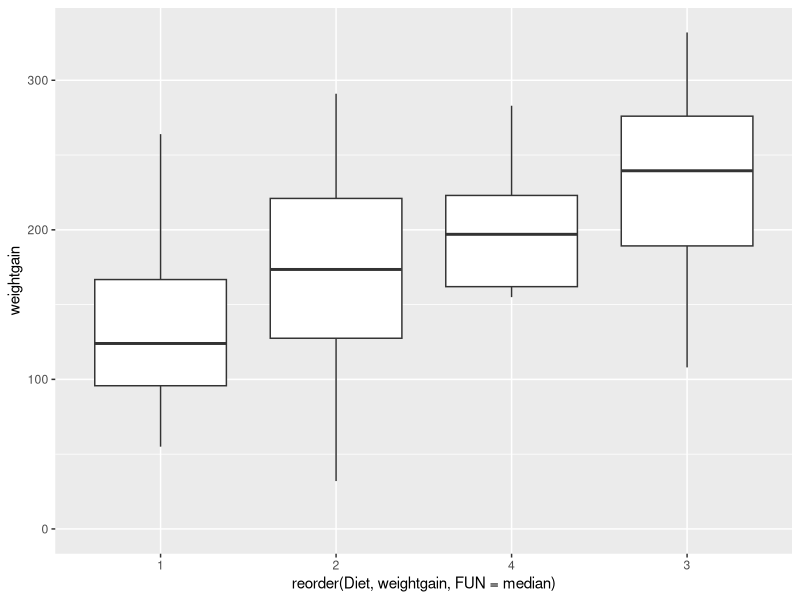
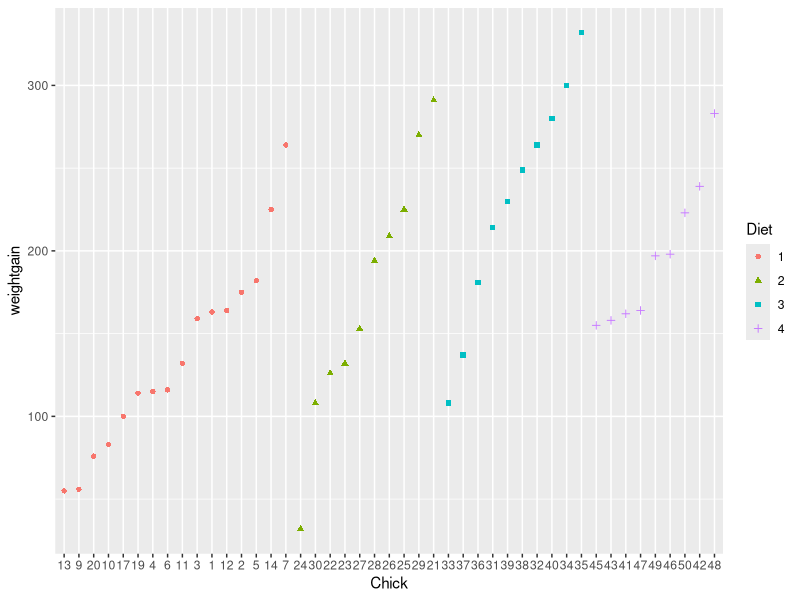

Here is the R script that generated these plots, in order:
## ---- chunk 1
library(datasets)
library(dplyr)
library(ggplot2)

## ---- chunk 2
weight0 <- ChickWeight %>%
  group_by(Diet) %>%
  summarize(avg = mean(weight), sd= sd(weight))
  
print(weight0)
## ---- chunk 3
complete <- ChickWeight %>%
  group_by(Chick) %>%
  mutate(num_measurements=n()) %>%
  filter(num_measurements >= 12)

print(head(complete,3))
## ---- chunk 4
complete <- complete %>% 
  mutate(weightgain = weight - weight[Time == 0.0])

print(head(complete, 3))
## ---- chunk 5
diets <- complete %>% filter(Time == 21)
plot <- ggplot(diets, aes(x=reorder(Diet, weightgain, FUN = median), y=weightgain)) + geom_boxplot()
plot <- plot + expand_limits(y=0)
print(plot) 
## ---- chunk 6
arranged <- diets %>% arrange(weightgain)
print(tail(arranged, 1)) ## most gained
print(head(arranged, 1)) ## least gained

plot <- diets %>%
  ggplot(aes(x = Chick, y = weightgain, shape = Diet, color = Diet)) + geom_point()

print(plot)
